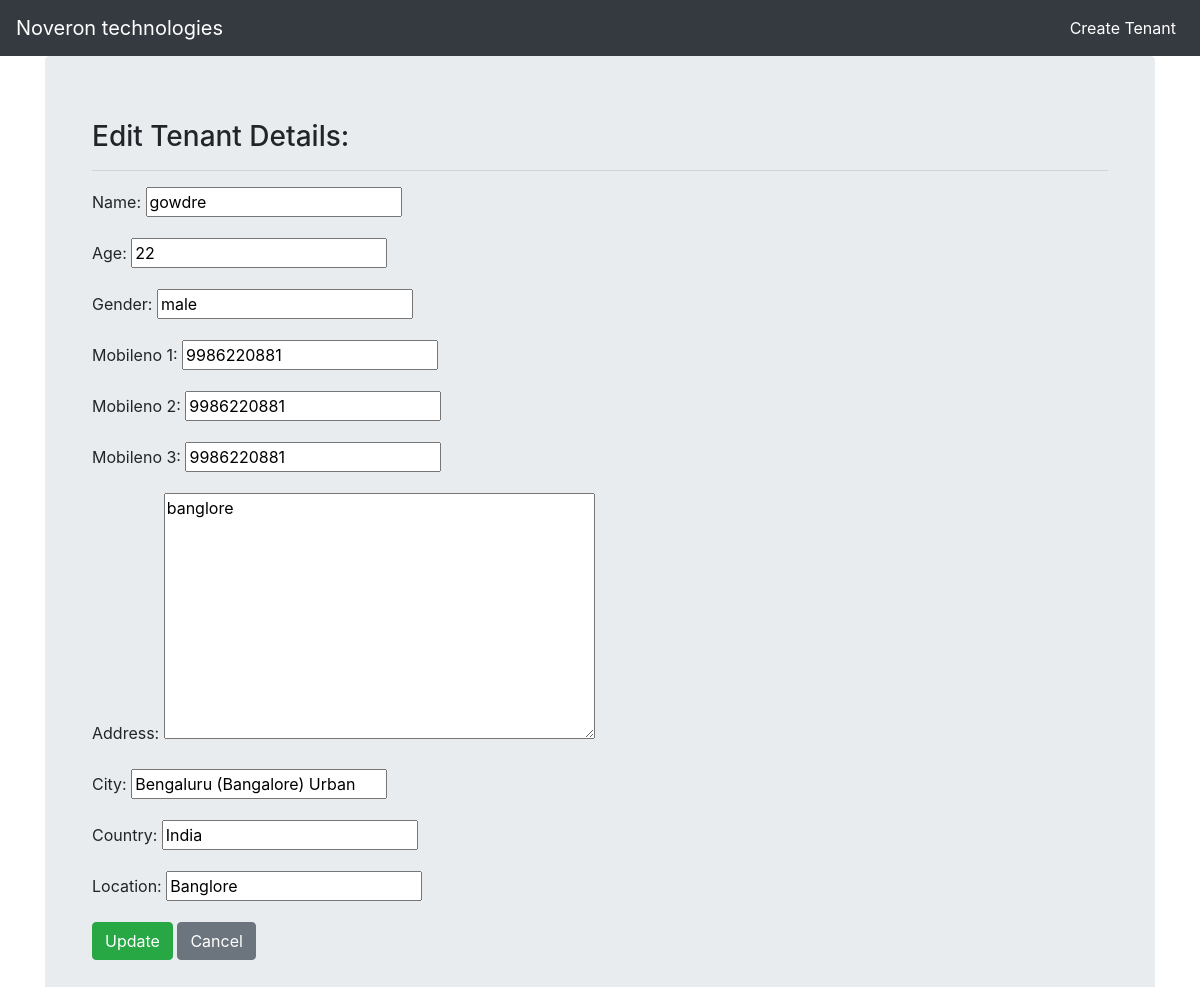
The page /tenants/4/gowdre/edit/ on the database its author committed.
### delta/models.py (models this page shows, shortened)
class Tenants(models.Model):
    GENDER_CHOICE = {
        ('male', 'Male'), ('female', 'Female') ,('others', 'Others')
    }
    name=models.CharField(max_length=100)
    age=models.IntegerField(blank='true')
    gender = models.CharField(max_length=20, choices=GENDER_CHOICE, default='male')
    slug = models.SlugField(max_length=60)
    mobileno_1=models.CharField(max_length=10)
    mobileno_2=models.CharField(max_length=10)
    mobileno_3=models.CharField(max_length=10)
    address = models.TextField(max_length=200)
    city = models.CharField(max_length=30)
    country = models.CharField(max_length=30)
    created_on=models.DateTimeField(default=timezone.now)
    location = models.CharField(max_length=100)
    body=models.TextField(null=True,blank=True)

### delta/views.py (the view)
# urls.py: path('tenants/<int:id>/<str:slug>/edit/', views.UpdateTenant.as_view(), name='update'),
class UpdateTenant(UpdateView):
    model= Tenants
    form_class =TenantUpdateForm
    template_name = 'delta/tenants_edit.html'

### delta/forms.py
class TenantUpdateForm(forms.ModelForm):
    name = forms.CharField(widget=forms.TextInput(attrs={'id':'e-name'}));
    age = forms.CharField(widget=forms.TextInput(attrs={'id':'e-age','type':'number'}));
    gender = forms.CharField(widget=forms.TextInput(attrs={'id':'e-gender'}));
    mobileno_1 = forms.CharField(widget=forms.TextInput(attrs={'id':'e-num1','type':'number'}));
    mobileno_2 = forms.CharField(widget=forms.TextInput(attrs={'id':'e-num2','type':'number'}));
    mobileno_3 = forms.CharField(widget=forms.TextInput(attrs={'id':'e-num3','type':'number'}));
    address = forms.CharField(widget=forms.Textarea(attrs={'id':'e-address'}));
    city = forms.CharField(widget=forms.TextInput(attrs={'id':'e-city'}));
    country = forms.CharField(widget=forms.TextInput(attrs={'id':'e-country'}));
    class Meta:
        model = Tenants
        fields = ['name','age','gender','mobileno_1','mobileno_2','mobileno_3','address','city','country','location']

### delta/templates/delta/tenants_edit.html (shortened to what this page needs)
{% extends 'delta/base.html' %}
{% block content %}
  <div class="jumbotron container" id="edit-jumb">
    <div class="container">
      <h3>Edit Tenant Details:</h3>
      <hr>
      <form method="POST" >
        <fieldset class="post-edit-1" >
          {{ form.as_p }}
          <div class="submit-edit-form">
            <button type="submit" class="btn btn-success" name="button">Update</button>
            <a id="edit-cancel" class="btn btn-secondary" href="{% url 'detail' object.id object.slug %}">Cancel</a>
          </div>
        </fieldset>
      </form>
    </div>
  </div>
{% endblock %}

### rows shown on the page
Tenants: name "gowdre", age "22", gender "male", mobileno_1 "9986220881", mobileno_2 "9986220881", mobileno_3 "9986220881", address "banglore", city "Bengaluru (Bangalore) Urban", country "India", location "Banglore"
